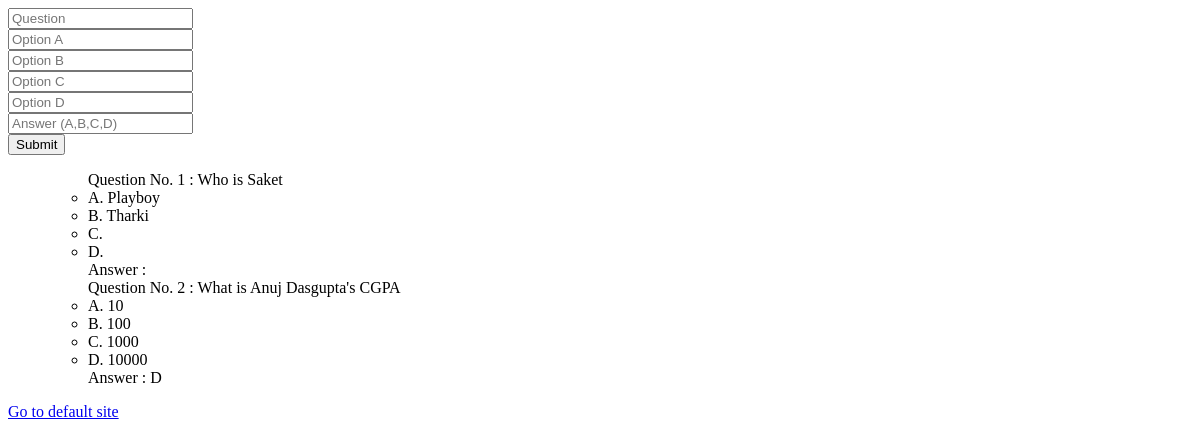
/prof/question, run on an earlier commit of the app's database.
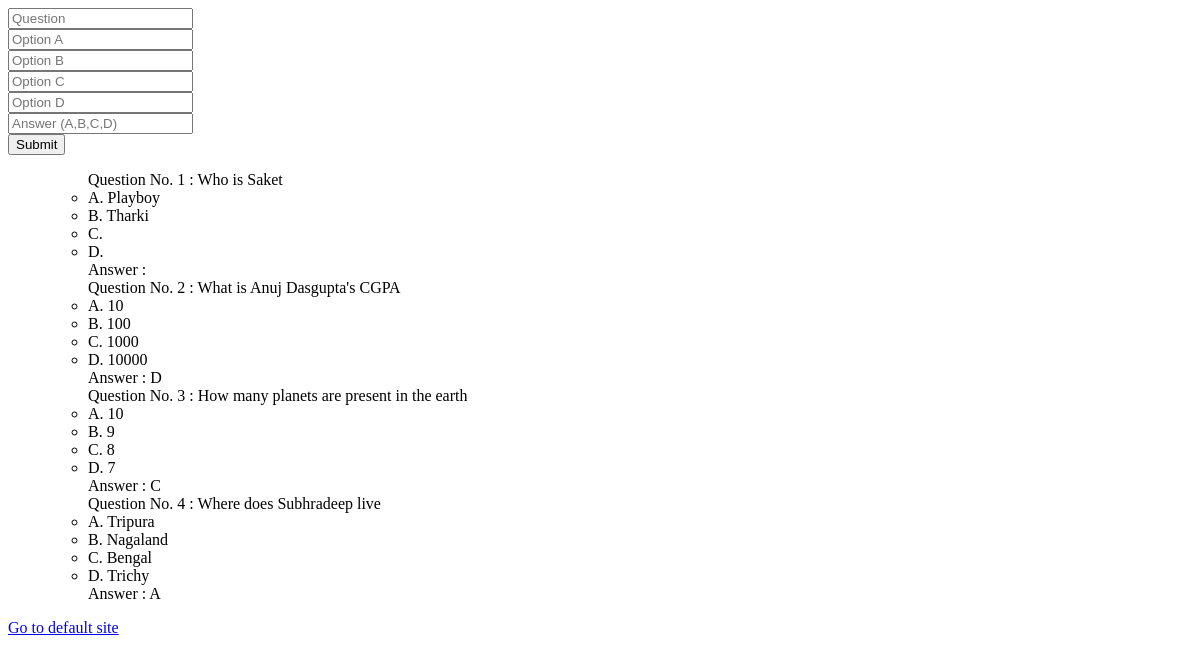
And on a later commit of the database.
### prof/models.py (models this page shows, shortened)
class Question_DB(models.Model):
    qno = models.AutoField(primary_key=True)
    question = models.CharField(max_length=100)
    optionA = models.CharField(max_length=100)
    optionB = models.CharField(max_length=100)
    optionC = models.CharField(max_length=100)
    optionD = models.CharField(max_length=100)
    answer = models.CharField(max_length=200)

### prof/views.py (the view, shortened to what this page needs)
# urls.py: path('question', views.add_question, name='add_question'),
def add_question(request):
    return render(request, 'prof/question.html',{
        'question_db': Question_DB.objects.all()
    })

### prof/templates/prof/question.html (shortened to what this page needs)
<!DOCTYPE html>
<html lang="en">
<head>
</head>
<body>
    <form method="POST">
        <input type="text" placeholder="Question" name="question"><br>
        <input type="text" placeholder="Option A" name="optiona"><br>
        <input type="text" placeholder="Option B" name="optionb"><br>
        <input type="text" placeholder="Option C" name="optionc"><br>
        <input type="text" placeholder="Option D" name="optiond"><br>
        <input type="text" placeholder="Answer (A,B,C,D)" name="answer"><br>
        <input type="submit">
    </form>
    <ol>
        {% for ques in question_db %}
                <ul>Question No. {{ques.qno}} : {{ ques.question }}
                    <li>A. {{ques.optionA}}</li>
                    <li>B. {{ques.optionB}}</li>
                    <li>C. {{ques.optionC}}</li>
                    <li>D. {{ques.optionD}}</li>
                </ul>
                <ul>Answer : {{ques.answer}} </ul>
                {% empty %}
                <h4>No questions in database</h4>
        {% endfor %}
    </ol>
    <a href="{% url 'prof:index' %}">Go to default site</a>
</body>
</html>

What changed in the data, as far as the page shows it:
added Question_DB: qno "3", question "How many planets are present in the earth", optionA "10", optionB "9", optionC "8", optionD "7", answer "C"
added Question_DB: qno "4", question "Where does Subhradeep live", optionA "Tripura", optionB "Nagaland", optionC "Bengal", optionD "Trichy", answer "A"
